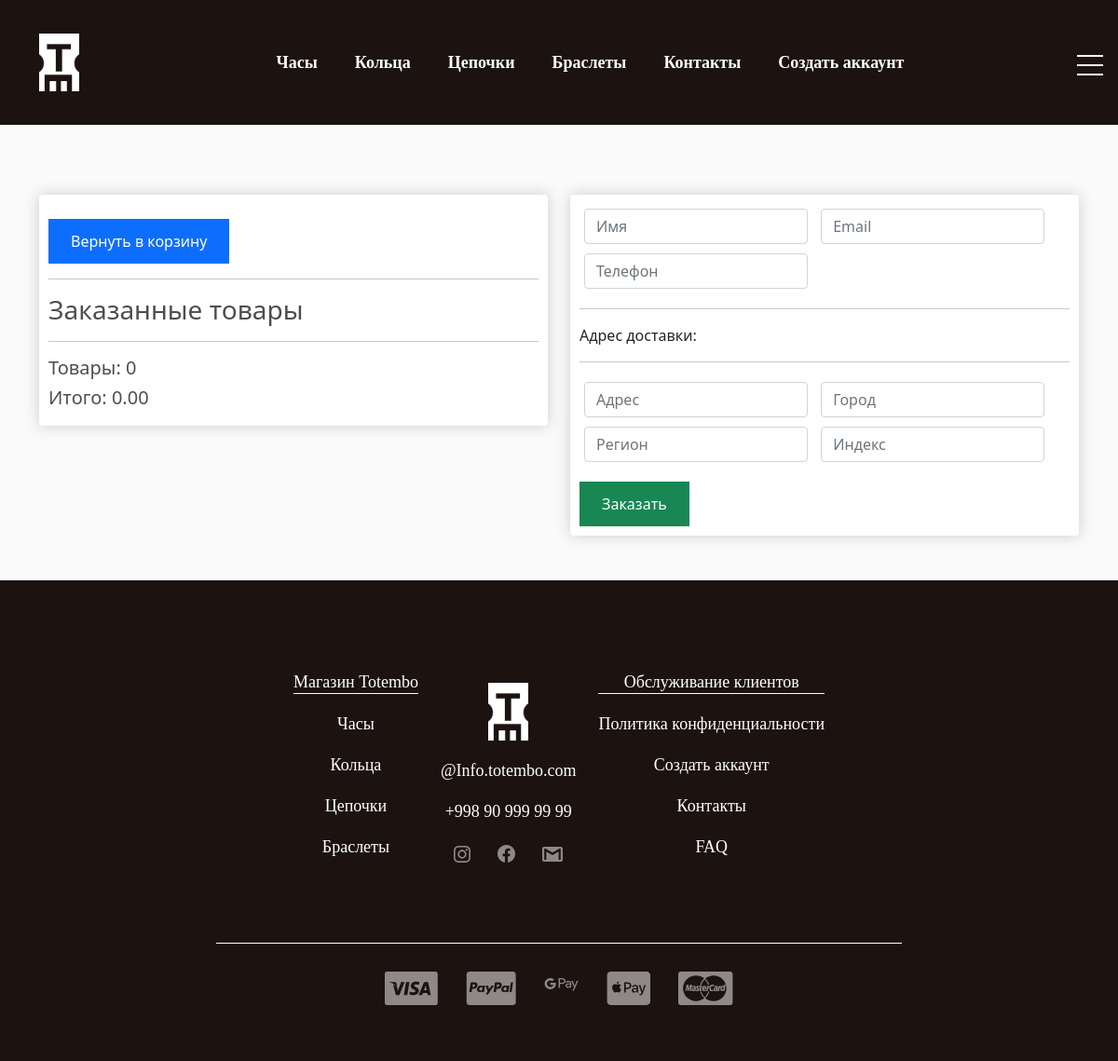
The app's page /checkout/ with its own data.
### store/models.py (models this page shows, shortened)
class Category(models.Model):
    title = models.CharField(max_length=255, unique=True, verbose_name='Название')
    def get_absolute_url(self):
        return reverse('product_list_by_category', kwargs={'pk': self.pk})
    class Meta:
        verbose_name = 'Категория'
        verbose_name_plural = 'Категории'

### store/views.py (the view)
# urls.py: path('checkout/', checkout, name='checkout'),
def checkout(request):
    cart = get_cart_data(request)
    context = {
        'cart_products_quantity': cart['cart_products_quantity'],
        'order': cart['order'],
        'items': cart['products'],
        'customer_form': CustomerForm(),
        'shipping_form': ShippingForm()
    }
    return render(request, 'store/checkout.html', context)

### store/forms.py
class CustomerForm(forms.Form):
    name = forms.CharField(widget=forms.TextInput(attrs={
        'class': 'form-control',
        'placeholder': 'Имя'
    }))
    email = forms.EmailField(widget=forms.EmailInput(attrs={
        'class': 'form-control',
        'placeholder': 'Email'
    }))
    phone = forms.CharField(widget=forms.TextInput(attrs={
        'class': 'form-control',
        'placeholder': 'Телефон'
    }))

class ShippingForm(forms.ModelForm):
    class Meta:
        model = ShippingAddress
        fields = [
            'address',
            'city',
            'state',
            'zipcode'
        ]
        widgets = {
            'address': forms.TextInput(attrs={
                'class': 'form-control',
                'placeholder': 'Адрес'
            }),
            'city': forms.TextInput(attrs={
                'class': 'form-control',
                'placeholder': 'Город'
            }),
            'state': forms.TextInput(attrs={
                'class': 'form-control',
                'placeholder': 'Регион'
            }),
            'zipcode': forms.TextInput(attrs={
                'class': 'form-control',
                'placeholder': 'Индекс'
            }),
        }

### store/templatetags/store_tags.py (called while the page is built)
@register.simple_tag()
def get_categories():
    return Category.objects.all()

@register.simple_tag()
def get_cart_product_quantity(request):
    data = get_cart_data(request)
    return data['cart_products_quantity']

### store/utils.py (called while the page is built)
def get_cart_data(request):
    if request.user.is_authenticated:
        cart = CartForAuthenticatedUser(request)
        cart_info = cart.get_cart_info()
    else:
        session_cart = CartForAnonymousUser(request)
        cart_info = session_cart.get_cart_info()
    order = cart_info['order']
    products = cart_info['products']
    cart_products_quantity = cart_info['cart_products_quantity']
    return {
        'order': order,
        'products': products,
        'cart_products_quantity': cart_products_quantity
    }

    def get_cart(self):
        cart = self.session.get(settings.CART_SESSION_ID)
        if not cart:
            cart = self.session['cart'] = {}
        return cart

    def save(self):
        self.session.modified = True

### store/templates/store/checkout.html (shortened to what this page needs)
{% extends 'base.html' %}
{% block main %}
<main>
    <div class="container mb-5">
        <div class="row">
            <div class="col-lg-6">
                <div class="box-element">
                    <a class="btn btn-primary" href="{% url 'cart' %}">Вернуть в корзину</a>
                    <hr>
                    <h3>Заказанные товары</h3>
                    <hr>
                    <h5>Товары: {{ order.cart_products_quantity }}</h5>
                    <h5>Итого: {{ order.cart_total_price|floatformat:2 }}</h5>
                </div>
            </div>
            <div class="col-lg-6">
                <div class="box-element">
                    <form action="{% url 'process_order' %}" class="form" method="post" enctype="multipart/form-data">
                        <div id="user-info">
                            <div class="form-field">
                                {{ customer_form.name }}
                            </div>
                            <div class="form-field">
                                {{ customer_form.email }}
                            </div>
                            <div class="form-field">
                                {{ customer_form.phone }}
                            </div>
                        </div>
                        <div id="shipping-info">
                            <hr>
                            <p>Адрес доставки:</p>
                            <hr>
                            {% for field in shipping_form %}
                            <div class="form-field">
                                {{ field }}
                            </div>
                            {% endfor %}
                        </div>
                        <input id="form-button" type="submit" value="Заказать" class="btn btn-success btn-block">
                    </form>
                </div>
            </div>
        </div>
    </div>
</main>
{% endblock main %}

### templates/components/_header_nav.html
{% load store_tags %}
{% get_categories as categories %}
<ul class="header_nav-menu d-flex justify-content-center flex-wrap text-center {% if 'category' in request.path %} border-dark {% endif %}">
    {% for category in categories %}
    <li class="header_nav-item">
        <a class="header_nav-link " href="{{ category.get_absolute_url }}">{{ category.title }}</a>
    </li>
    {% endfor %}
    <li class="header_nav-item mt-3 mt-lg-0">
        <a class="header_nav-link " href="#">Контакты</a>
    </li>
    <li class="header_nav-item mt-3 mt-lg-0">
        {% if not request.user.is_authenticated %}
            <a class="header_nav-link " href="#">Создать аккаунт</a>
        {% endif %}
    </li>
</ul>

### templates/components/_footer_nav_item.html
{% load store_tags %}
{% get_categories as categories %}
<ul class="">
    <li class="footer_nav-item_header">
        <a class="footer_nav-link_header" href="">Магазин Totembo</a>
    </li>
    {% for category in categories %}
    <li class="footer_nav-item">
        <a class="footer_nav-link" href="{{ category.get_absolute_url }}">{{ category.title }}</a>
    </li>
    {% endfor %}
</ul>

### static/css/style.css (style rules this page uses)
ul, li { padding: 0; margin: 0; }
a, li { text-decoration: none; list-style: none; }
.header_nav-item { list-style: none; }
.header_nav-link { font-family: Montserrat; font-weight: 600; font-size: 18px; color: #fff; line-height: 22px; margin: 0 20px; text-decoration: none; }
.header_nav-menu { padding: 55px 0; }
.btn { display: inline-block; border: none; color: #fff; padding: 0.75rem 1.5rem; margin-top: 1rem; transition: opacity 1s ease-in-out; text-decoration: none; }
.footer_nav-item_header { border-bottom: 1px solid white; }
.footer_nav-item { margin-top: 20px; }
.footer_nav-link { font-family: Montserrat; font-weight: 300; font-size: 18px; line-height: 22px; color: #FFFFFF; }
.footer_nav-link_header { font-family: Montserrat; font-weight: 500; font-size: 18px; line-height: 22px; color: #FFFFFF; }

### static/store/css/additional_style.css (style rules this page uses)
body { background-color: hsl(0, 0%, 98%); }
h1,h2,h3,h4,h5,h6 { color:hsl(0, 0%, 30%); }
.box-element { box-shadow:hsl(0, 0%, 80%) 0 0 16px; background-color: #fff; border-radius: 4px; padding: 10px; }
.col-lg-4, .col-lg-6, .col-lg-8, .col-lg-12 { margin-top: 10px; }
.btn { border-radius: 0; }
.form-field { width:250px; display: inline-block; padding: 5px; }

### records on screen
Category: title "Часы"
Category: title "Кольца"
Category: title "Цепочки"
Category: title "Браслеты"

### other values on screen
{{ order.cart_products_quantity }} "0"
{{ order.cart_total_price|floatformat:2 }} "0.00"
